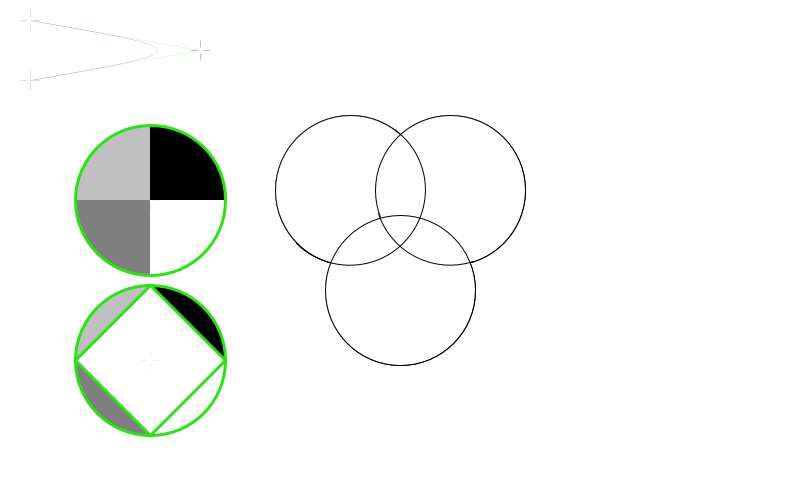
Frame 1 (no input)
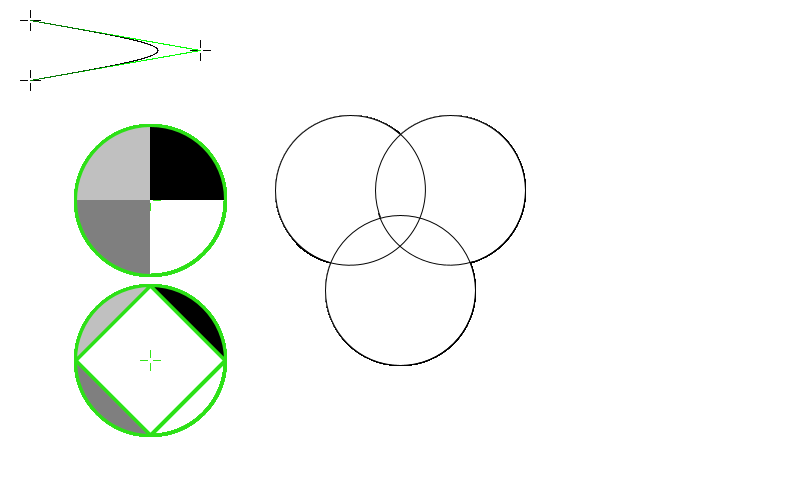
Frame 60 (the mouse pressed at the canvas centre just before this capture)
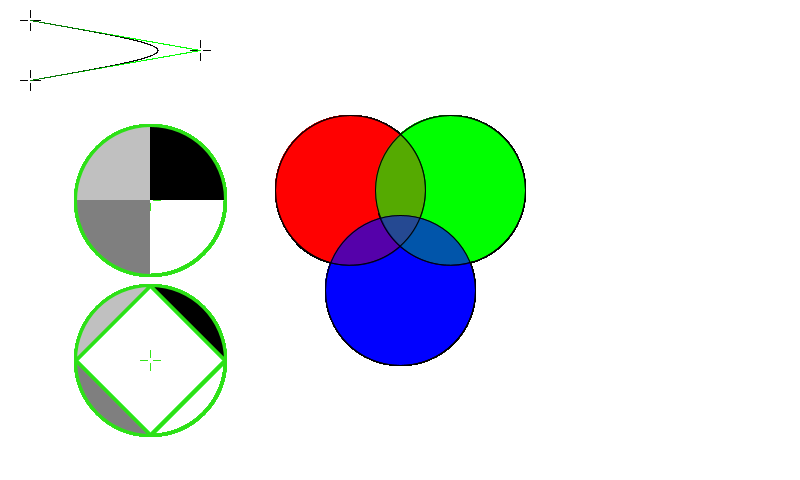
Frame 120 (the mouse held since frame 60 and released just before this capture)

The Processing sketch that drew these frames (run headless with seeded random() and noise(); from frame 60 on, the mouse is pressed at the canvas centre):

// Processing sketch: activite3venneMouseV2
// ── activite3venneMouseV2.pde
/* 3 intersecting circles. While the mouse moves inside one of the circle
     the color of that circle is changed and intersections are taken into
     account.
*/
int centerWindowX;
int centerWindowY;
int radius = 150;
int offset = 50;
boolean insideC1;
int c1x;
int c1y;
boolean insideC2;
int c2x;
int c2y;
boolean insideC3;
int c3x;
int c3y;

void setup() {
 size(800, 480);
 centerWindowX = int(width/2);
 centerWindowY = int(height/2);
 
 background(255);
 c1x = int(centerWindowX - offset);
 c1y = int(centerWindowY - offset);
 c2x = int(centerWindowX + offset);
 c2y = int(centerWindowY - offset);
 c3x = int(centerWindowX);
 c3y = int(centerWindowY + offset);

 drawCrosshair(c1x, c1y, 0);
 drawCrosshair(c2x, c2y, 0);
 drawCrosshair(c3x, c3y, 0);
 stroke(0);
 strokeWeight(1);
 fill(255);
 circle(c1x, c1y, radius);
 circle(c2x, c2y, radius);
 circle(c3x, c3y, radius);

}

// draws crosshair see tools ... 
void drawCrosshair(float x, float y, color c) {
  int gap = 3; // provide separation from center pixel
  int l = 7;   // lenght
  strokeWeight(0);
  stroke(c);
  point(x, y);
  line(x, y-gap, x, y-gap-l);
  line(x-gap, y, x-gap-l, y);
  line(x, y+gap, x, y+gap+l);
  line(x+gap, y, x+gap+l, y);
  noFill();
  noStroke();
}

float distance(float x1, float y1, float x2, float y2) {
  return sqrt(sq(x2-x1) + sq(y2-y1));
}

void drawC1(boolean inside ) {
 if (inside) {
   fill(255, 0, 0, 127);
 } else {
   fill(255);
   }
 circle(c1x, c1y, radius);
}

void drawC2(boolean inside) {
 if (inside) {
   fill(0, 255, 0, 127); 
 } else {
    fill(255);
   }
 circle(c2x, c2y, radius);
}

void drawC3(boolean inside) {
   if (inside) {
     fill(0, 0, 255, 127); 
   } else {
      fill(255);
     }
   circle(c3x, c3y, radius);
}

void draw() {
 //background(255);
 //drawCrosshair(mouseX, mouseY, 0);
 ellipseMode(CENTER);
 stroke(1);
 strokeWeight(1);
 //fill(255);

 //check c1
 if (distance(mouseX, mouseY, c1x, c1y) < radius/2) {
   insideC1 = true;
 } else {
   insideC1= false; 
   }

 //check c2
 if (distance(mouseX, mouseY, c2x, c2y) < radius/2) {
   insideC2 = true;
 } else {
   insideC2 = false; 
   }

 //check c3
 if (distance(mouseX, mouseY, c3x, c3y) < radius/2) {
   insideC3 = true; 
 } else {
    insideC3 = false;
   }

 drawC1(insideC1);
 drawC2(insideC2);
 drawC3(insideC3);


 noFill();
 arc(float(c1x), float(c1y), float(radius), float(radius), -0.3*PI, 0.75*PI);
 arc(float(c2x), float(c2y), float(radius), float(radius), 0.4*PI, 0.9*PI);
 //drawCrosshair(150, 250, 0);

 float beginX = 30;
 float beginY = 20;
 float   endX = 30;
 float   endY = 80;
 float control1X = 200;
 float control1Y = 50;
 float control2X = 200;
 float control2Y = 50;
 
 drawCrosshair(beginX, beginY, 0);
 drawCrosshair(control1X, control1Y, 0);
 stroke(0, 255, 0);
 line(beginX, beginY, control1X, control1Y);
 drawCrosshair(control2X, control2Y, 0);
 stroke(0, 255, 0);
 line(endX, endY, control2X, control2Y);
 drawCrosshair(endX, endY, 0);
// drawCrosshair(60, 25, 0);

 //line(80, 0, 80, 80);
 stroke(0);
 fill(127, 145, 68);
 noFill();
 beginShape();
 vertex(beginX, beginY);
 bezierVertex(control1X, control1Y, control2X, control2Y, endX, endY);
 //bezierVertex(50, 80, 60, 25, 30, 20);
 endShape();
 
 //test arc
 // first prepare a circle
 color color1 = color(45, 224, 23);
 float c4x = 150;
 float c4y = 200;
 float c4Radius = 150;
 drawCrosshair(c4x, c4y, color1);
 stroke(0);
 noFill();
 circle(c4x, c4y, c4Radius);
 
 //draw arcs
 stroke(color1);
 strokeWeight(3);

 noFill();
 arc(c4x, c4y, c4Radius, c4Radius, 0, HALF_PI);

 fill(127);
 arc(c4x, c4y, c4Radius, c4Radius, HALF_PI, PI);

 fill(192);
 arc(c4x, c4y, c4Radius, c4Radius, PI, PI + HALF_PI);

 fill(0);
 arc(c4x, c4y, c4Radius, c4Radius, PI + HALF_PI, TWO_PI);

 // this time all with CHORD parameter
 c4y = 360;
 
 drawCrosshair(c4x, c4y, color1);
 stroke(0);
 noFill();
 circle(c4x, c4y, c4Radius);
 
 //draw arcs
 stroke(color1);
 strokeWeight(3);

 noFill();
 arc(c4x, c4y, c4Radius, c4Radius, 0, HALF_PI, CHORD);

 fill(127);
 arc(c4x, c4y, c4Radius, c4Radius, HALF_PI, PI, CHORD);

 fill(192);
 arc(c4x, c4y, c4Radius, c4Radius, PI, PI + HALF_PI, CHORD);

 fill(0);
 arc(c4x, c4y, c4Radius, c4Radius, PI + HALF_PI, TWO_PI, CHORD);
 
}
